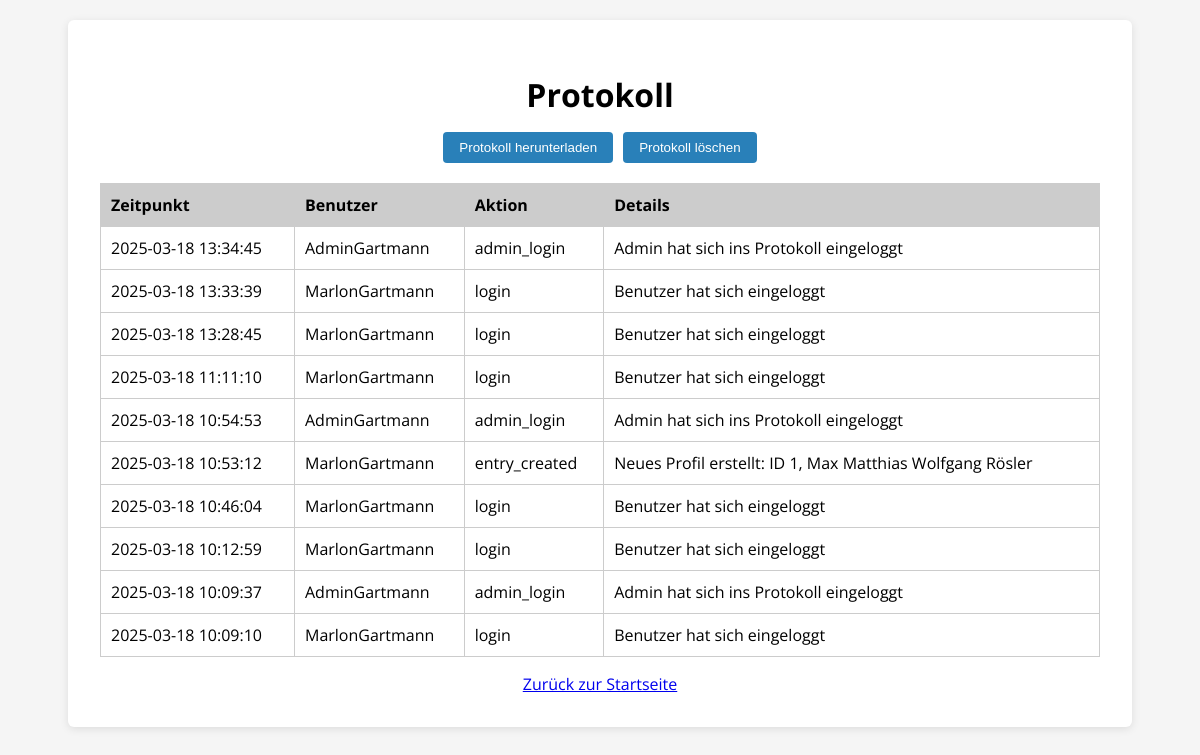
The app's page /protokoll (signed in) with its own data.
### tables this page shows
CREATE TABLE logs (
                    id INTEGER PRIMARY KEY AUTOINCREMENT,
                    event_time TEXT,
                    username TEXT,
                    action TEXT,
                    details TEXT
                );

### main.py (the view, shortened to what this page needs)
@app.route("/protokoll", methods=["GET", "POST"])
def protokoll():
    db = get_db()
    cursor = db.execute("SELECT * FROM logs ORDER BY event_time DESC")
    logs = cursor.fetchall()
    return render_template("protokoll.html", logs=logs)

### main.py (called while the page is built)
def get_db():
    db = getattr(g, "_database", None)
    if db is None:
        db = g._database = sqlite3.connect(DATABASE)
        db.row_factory = sqlite3.Row
    return db

### templates/protokoll.html (shortened to what this page needs)
<!DOCTYPE html>
<html lang="de">
<head>
</head>
<body>
  <div class="container">
    <h1>Protokoll</h1>
    <div class="button-container">
      <form method="get" action="{{ url_for('download_logs') }}">
        <button type="submit">Protokoll herunterladen</button>
      </form>
      <form method="post" action="{{ url_for('delete_logs') }}" onsubmit="return confirm('Wirklich das Protokoll löschen?');">
        <button type="submit">Protokoll löschen</button>
      </form>
    </div>
    <table>
      <tr>
        <th>Zeitpunkt</th>
        <th>Benutzer</th>
        <th>Aktion</th>
        <th>Details</th>
      </tr>
      {% for log in logs %}
      <tr>
        <td>{{ log['event_time'] }}</td>
        <td>{{ log['username'] }}</td>
        <td>{{ log['action'] }}</td>
        <td>{{ log['details'] }}</td>
      </tr>
      {% endfor %}
    </table>
    <a href="{{ url_for('welcome') }}" class="back-link">Zurück zur Startseite</a>
  </div>
</body>
</html>

### templates/protokoll.html (style rules this page uses)
body { font-family: 'Open Sans', sans-serif; background: #f5f5f5; margin: 0; padding: 20px; }
.container { background: #fff; padding: 2rem; border-radius: 6px; max-width: 1000px; margin: auto; box-shadow: 0 2px 8px rgba(0,0,0,0.1); }
h1 { text-align: center; color: #000; margin-bottom: 1rem; }
table { width: 100%; border-collapse: collapse; margin-top: 20px; }
th, td { padding: 10px; border: 1px solid #ccc; text-align: left; }
th { background: #cccccc; }
.button-container { display: flex; gap: 10px; justify-content: center; margin-bottom: 1rem; }
.button-container form { display: inline-block; }
.button-container button { padding: 0.5rem 1rem; border: none; border-radius: 4px; background-color: #2980b9; color: white; cursor: pointer; }
.back-link { display: block; text-align: center; margin-top: 1rem; }

### records on screen
logs: event_time "2025-03-18 13:34:45", username "AdminGartmann", action "admin_login", details "Admin hat sich ins Protokoll eingeloggt"
logs: event_time "2025-03-18 13:33:39", username "MarlonGartmann", action "login", details "Benutzer hat sich eingeloggt"
logs: event_time "2025-03-18 13:28:45", username "MarlonGartmann", action "login", details "Benutzer hat sich eingeloggt"
logs: event_time "2025-03-18 11:11:10", username "MarlonGartmann", action "login", details "Benutzer hat sich eingeloggt"
logs: event_time "2025-03-18 10:54:53", username "AdminGartmann", action "admin_login", details "Admin hat sich ins Protokoll eingeloggt"
logs: event_time "2025-03-18 10:53:12", username "MarlonGartmann", action "entry_created", details "Neues Profil erstellt: ID 1, Max Matthias Wolfgang Rösler"
logs: event_time "2025-03-18 10:46:04", username "MarlonGartmann", action "login", details "Benutzer hat sich eingeloggt"
logs: event_time "2025-03-18 10:12:59", username "MarlonGartmann", action "login", details "Benutzer hat sich eingeloggt"
logs: event_time "2025-03-18 10:09:37", username "AdminGartmann", action "admin_login", details "Admin hat sich ins Protokoll eingeloggt"
logs: event_time "2025-03-18 10:09:10", username "MarlonGartmann", action "login", details "Benutzer hat sich eingeloggt"
